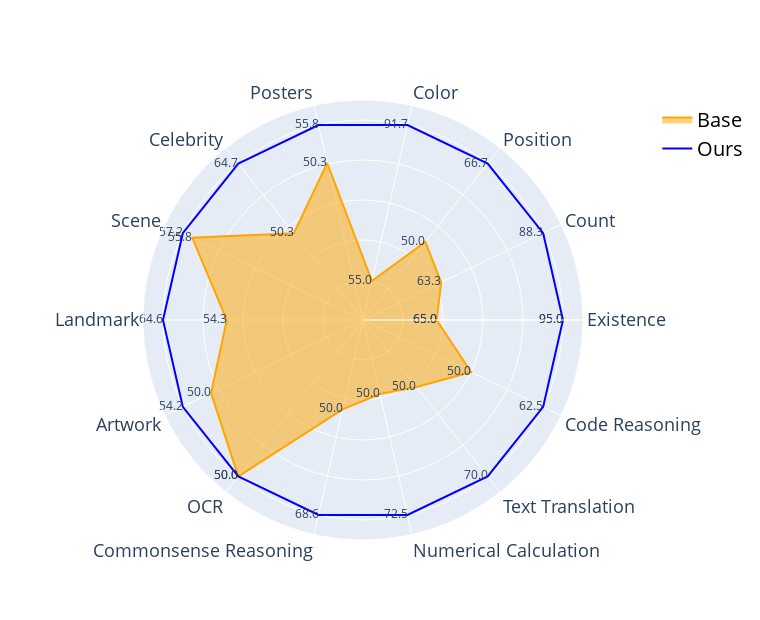

The notebook cell saved with this chart:
### Code cell
language = "uk"
math_tasks_categories = ['Ambiguity', 'Duration', 'Frequency', 'Causality', 'Nli', 'Ordering', 'Relation', 'Storytelling', 'Ambiguity (Math)', 'Arithmetic (Math)', 'Duration (Math)', 'Frequency (Math)', 'Typical time']
math_tasks_categories = ["Existence",
        "Count",
        "Position",
        "Color",
        "Posters",
        "Celebrity",
        "Scene",
        "Landmark",
        "Artwork",
        "OCR","Commonsense Reasoning",
        "Numerical Calculation",
        "Text Translation",
        "Code Reasoning",
        ]
baseline_results_chart = get_data_by_lang(language, baseline_result_data_file)
bleu_results_chart = get_data_by_lang(language, loss_t_1101_24k)
trans_results_chart = get_data_by_lang(language,trans)
mblip_results_chart = get_data_by_lang(language,mblip)

baseline_results_list = [v for _,v in baseline_results_chart.items()]
bleu_results_list = [v for _,v in bleu_results_chart.items()]
trans_results_list = [v for _,v in trans_results_chart.items()]
mblip_results_list = [v for _,v in mblip_results_chart.items()]

fig = go.Figure()

fig.add_trace(go.Scatterpolar(
      mode='lines+text',
      r=[i/j for i,j in zip(baseline_results_list+[baseline_results_list[0]],bleu_results_list+[bleu_results_list[0]])],
      theta= math_tasks_categories + [math_tasks_categories[0]],
      fill= 'toself',
      name= 'Base',
      line=dict(color='orange', dash='solid'),
      text=[f"{i:.1f}" for i in baseline_results_list+[baseline_results_list[0]]],
      textposition='middle left',
))

fig.add_trace(go.Scatterpolar(
      mode='lines+text',
      r=[i/j for i,j in zip(bleu_results_list+[bleu_results_list[0]],bleu_results_list+[bleu_results_list[0]])],
      theta= math_tasks_categories + [math_tasks_categories[0]],
      fill= 'none',
      name= 'Ours',
      line=dict(color='blue', dash='solid'),
      text=[f"{i:.1f}" for i in bleu_results_list+[bleu_results_list[0]]],
      textposition='middle left',
))

# fig.add_trace(go.Scatterpolar(
#       mode='lines+text',
#       r=[i/j for i,j in zip(trans_results_list+[trans_results_list[0]],bleu_results_list+[bleu_results_list[0]])],
#       theta= math_tasks_categories + [math_tasks_categories[0]],
#       fill= 'none',
#       name= 'Trans',
#       line=dict(color='pink', dash='solid'),
#       text=[f"{i:.1f}" for i in trans_results_list+[trans_results_list[0]]],
#       textposition='middle left',
# ))

# fig.add_trace(go.Scatterpolar(
#       mode='lines+text',
#       r=[i/j for i,j in zip(mblip_results_list+[mblip_results_list[0]],bleu_results_list+[bleu_results_list[0]])],
#       theta= math_tasks_categories + [math_tasks_categories[0]],
#       fill= 'none',
#       name= 'MBLIP',
#       line=dict(color='green', dash='solid'),
#       text=[f"{i:.1f}" for i in trans_results_list+[trans_results_list[0]]],
#       textposition='middle left',
# ))



fig.update_layout(
    polar=dict(
        radialaxis=dict(
            visible=True, 
            showgrid=True,
            showticklabels=False,
            range=[0.5, 1.05]
        ),
        angularaxis=dict(
            tick0='auto',
            tickfont=dict(size=18)  # 设置分类标签的字体大小
        )
    ),
    showlegend=True,
    legend=dict(
        # x=0.95,  # 调整图例的水平位置
        # y=-0.15,  # 调整图例的垂直位置
        # bgcolor='rgba(255, 255, 255, 0.6)',  # 设置图例的背景颜色及透明度
        # bordercolor='rgba(0, 0, 0, 0.2)',  # 设置图例的边框颜色及透明度
        # borderwidth=2,  # 设置图例的边框宽度
        traceorder="normal",  # 控制图例中图例项的顺序
        font=dict(  # 设置图例文字的属性
            # family="Times New Roman",  # 设置字体
            size=20,  # 设置文字大小
            color="black"  # 设置文字颜色
        ),
        itemsizing='trace'  # 设置图例项的大小为常量
    ),
    
    height=620,  # 设置画布高度
    width=760  # 设置画布宽度
)


fig.show()
pio.write_image(fig, f"res/radar_{language}.pdf")

### Figure 1 — Plotly figure (JSON) as saved in the notebook; plotly's stock layout.template omitted (floating-point values rounded to 4 significant figures)
{"data": [{"fill": "toself", "line": {"color": "orange", "dash": "solid"}, "mode": "lines+text", "name": "Base", "r": [0.6842, 0.717, 0.75, 0.6, 0.9024, 0.7773, 0.9738, 0.8405, 0.9217, 1, 0.7292, 0.6897, 0.7143, 0.8, 0.6842], "text": ["65.0", "63.3", "50.0", "55.0", "50.3", "50.3", "55.8", "54.3", "50.0", "50.0", "50.0", "50.0", "50.0", "50.0", "65.0"], "textposition": "middle left", "theta": ["Existence", "Count", "Position", "Color", "Posters", "Celebrity", "Scene", "Landmark", "Artwork", "OCR", "Commonsense Reasoning", "Numerical Calculation", "Text Translation", "Code Reasoning", "Existence"], "type": "scatterpolar"}, {"fill": "none", "line": {"color": "blue", "dash": "solid"}, "mode": "lines+text", "name": "Ours", "r": [1, 1, 1, 1, 1, 1, 1, 1, 1, 1, 1, 1, 1, 1, 1], "text": ["95.0", "88.3", "66.7", "91.7", "55.8", "64.7", "57.2", "64.6", "54.2", "50.0", "68.6", "72.5", "70.0", "62.5", "95.0"], "textposition": "middle left", "theta": ["Existence", "Count", "Position", "Color", "Posters", "Celebrity", "Scene", "Landmark", "Artwork", "OCR", "Commonsense Reasoning", "Numerical Calculation", "Text Translation", "Code Reasoning", "Existence"], "type": "scatterpolar"}], "layout": {"height": 620, "legend": {"font": {"color": "black", "size": 20}, "itemsizing": "trace", "traceorder": "normal"}, "polar": {"angularaxis": {"tick0": "auto", "tickfont": {"size": 18}}, "radialaxis": {"range": [0.5, 1.05], "showgrid": true, "showticklabels": false, "visible": true}}, "showlegend": true, "width": 760}}
